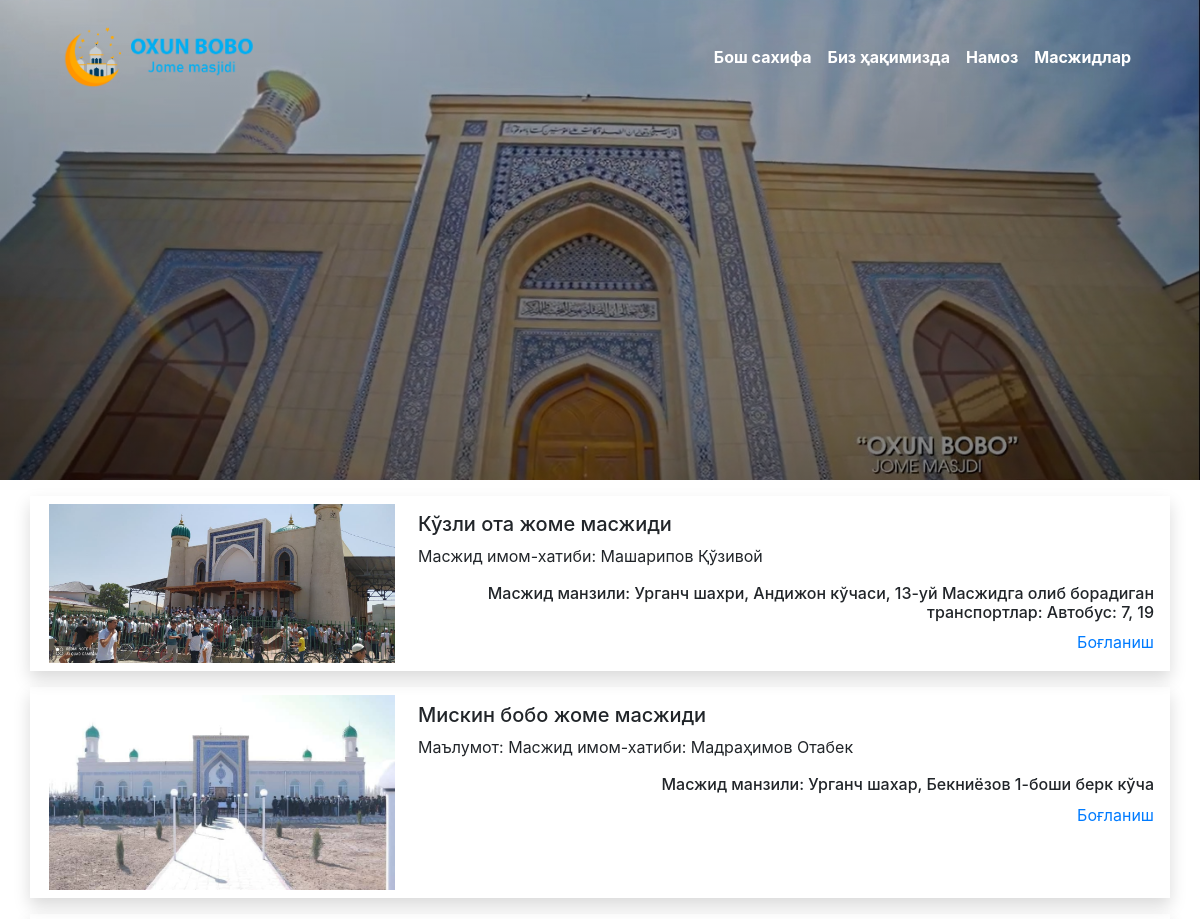
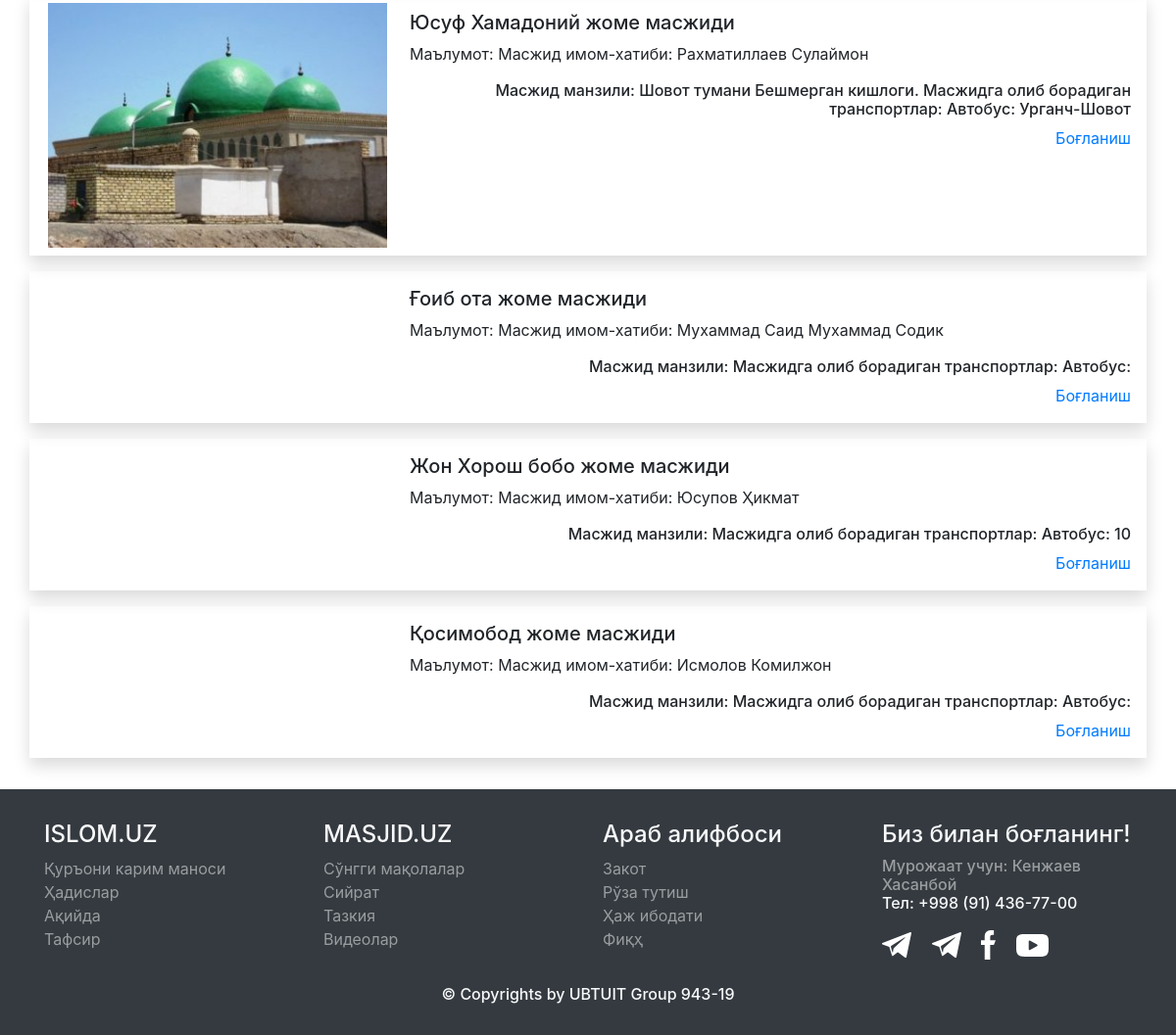
Screenshot of /pages/masjidlar.php with the database file from the repository (2 pictures, top to bottom).
### tables this page shows
CREATE TABLE `mosques` (
  `id` int(11) NOT NULL,
  `name` varchar(255) NOT NULL,
  `about` text NOT NULL,
  `adress` text NOT NULL,
  `url` varchar(255) NOT NULL
);

### pages/masjidlar.php (called while the page is built, shortened)
<?php
    include "../inc/header.php";
    include "../parts/_banner_image.php";
    include "../parts/_mosques.php";
    include "../inc/footer.php";
?>

### db/DBConnect.php (called while the page is built, shortened)
<?php
class DBConnection {
    protected $host = 'localhost';
    protected $user = 'root';
    protected $password = '';
    protected $db = "diyonatu_mosque";
    public function __construct()
    {
        $this->con = mysqli_connect($this->host, $this->user, $this->password, $this->db);
    }
}
?>

### inc/function.php (called while the page is built)
<?php
require ("../db/DBConnect.php");
require ("../db/DataBase.php");
$db = new DBConnection();
$table = new DataBase($db);
?>

### db/DataBase.php (called while the page is built, shortened)
<?php
class DataBase{
    public $db;
    public function __construct(DBConnection $db)
    {
        $this->db = $db;
    }
    public function getAll($table = 'article')
    {
        $result = $this->db->con->query("SELECT * FROM `{$table}`");
        $resultArray = mysqli_fetch_all($result, MYSQLI_ASSOC);
        return $resultArray;
    }
}
?>

### parts/_mosques.php (the view)
<div  class="container py-3">
<?php
    $mosques = $table->getAll("mosques");
    foreach($mosques as $item):
?>
    <div class="row shadow mb-3 pl-1 pr-2 py-2">
        <div class="mx-auto col-11 .col-sm-11 col-md-4 col-lg-4 col-xl-4">
            <img src="../assets/img/mosques/<?=$item["id"]?>.jpg" alt="" class="img-fluid">
        </div>
        <div class="mx-auto p-2 col-11 .col-sm-11 col-md-8 col-lg-8 col-xl-8">
            <h5><?=$item["name"]?></h5>
            <p><?=$item["about"]?></p>
            <h6 class="text-right"><?=$item["adress"]?></h6>
            <a class="float-right" href="<?=$item["url"]?>">Боғланиш</a>
        </div>
    </div>
<?php
    endforeach;
?>
</div>

### assets/css/style.css (style rules this page uses)
* { margin: 0; padding: 0; position: relative; box-sizing: border-box; -webkit-box-sizing: border-box; -moz-box-sizing: border-box; }

### rows the page displays
mosques: shows a picture, name "Кўзли ота жоме масжиди", about "Масжид имом-хатиби: Машарипов Қўзивой", adress "Масжид манзили: Урганч шахри, Андижон кўчаси, 13-уй Масжидга олиб борадиган транспортлар: Автобус: 7, 19"
mosques: shows a picture, name "Мискин бобо жоме масжиди", about "Маълумот: Масжид имом-хатиби: Мадраҳимов Отабек", adress "Масжид манзили: Урганч шахар, Бекниёзов 1-боши берк кўча"
mosques: shows a picture, name "Юсуф Хамадоний жоме масжиди", about "Маълумот: Масжид имом-хатиби: Рахматиллаев Сулаймон", adress "Масжид манзили: Шовот тумани Бешмерган кишлоги. Масжидга олиб борадиган транспортлар: Автобус: Урганч-Шовот"
mosques: name "Ғоиб ота жоме масжиди", about "Маълумот: Масжид имом-хатиби: Мухаммад Саид Мухаммад Содик", adress "Масжид манзили: Масжидга олиб борадиган транспортлар: Автобус:"
mosques: name "Жон Хорош бобо жоме масжиди", about "Маълумот: Масжид имом-хатиби: Юсупов Ҳикмат", adress "Масжид манзили: Масжидга олиб борадиган транспортлар: Автобус: 10"
mosques: name "Қосимобод жоме масжиди", about "Маълумот: Масжид имом-хатиби: Исмолов Комилжон", adress "Масжид манзили: Масжидга олиб борадиган транспортлар: Автобус:"
